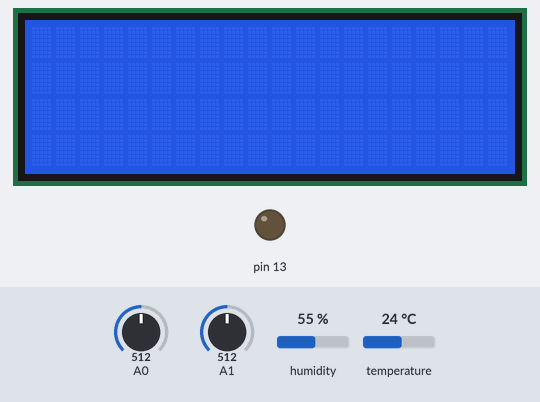
The sketch below on a simulated Arduino Uno, built with avr-gcc and run on an emulated ATmega328P. On the bench: 20×4 character LCD, output pins drawn as LEDs (lit = HIGH). The test bench sets the inputs (shaded band); at power-on: A1 = 512, humidity 55 %, A0 = 512, temperature 24 °C. What the sketch prints to the serial monitor is not drawn.

Above: at 1.2 s.
1.3 s: A1 set to 309
At 4.6 s:
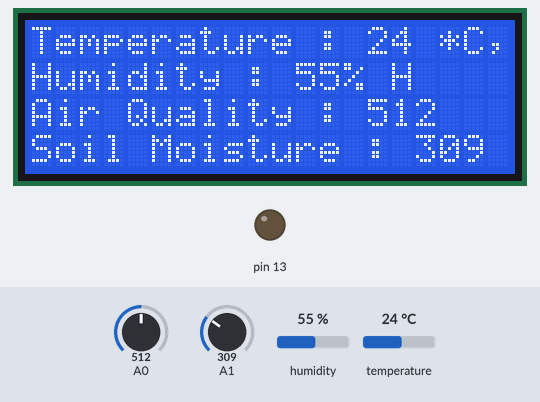
9.8 s: A1 set to 289
At 12.4 s:
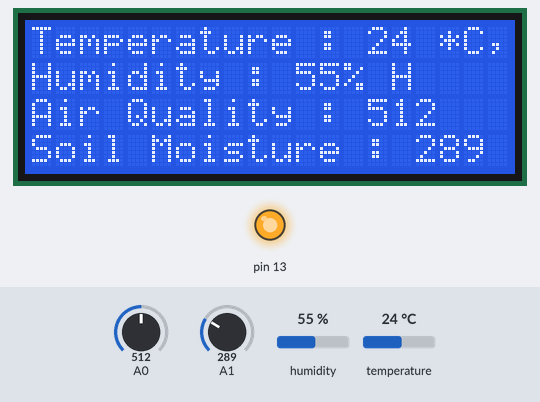
18.3 s: humidity set to 22 %
At 30.4 s:
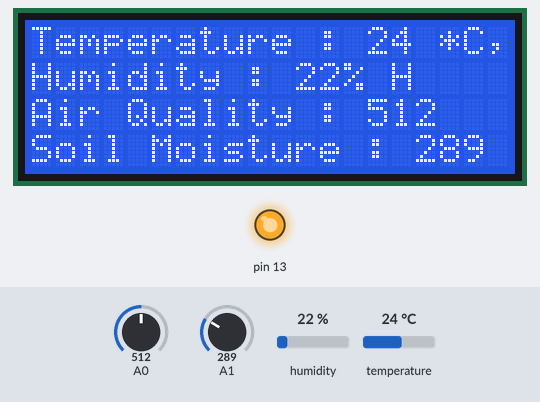
30.7 s: A0 set to 716
At 38.2 s:
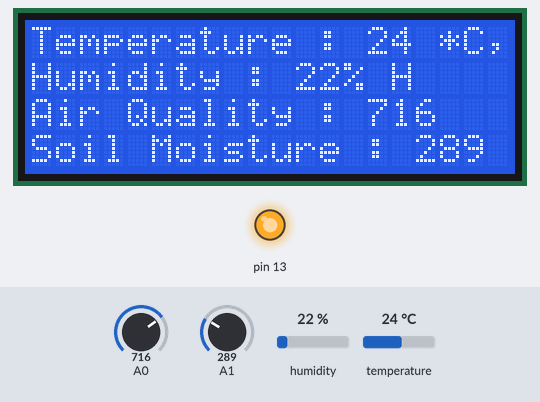
39.2 s: temperature set to 12 °C
At 47.2 s:
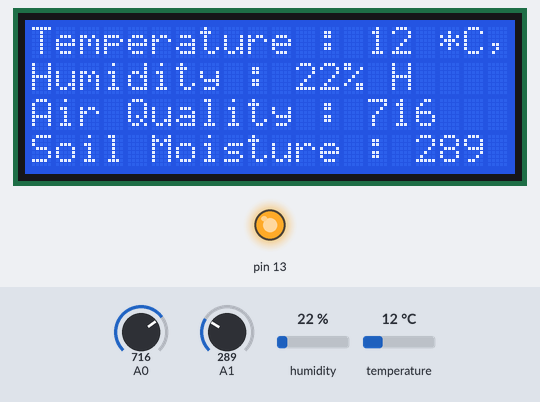
47.7 s: A0 set to 992
At 56.2 s:
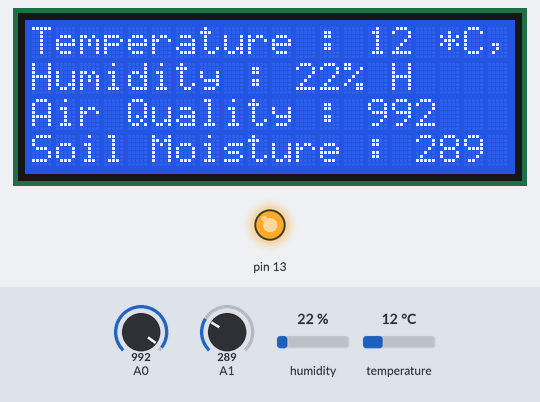
Timing chart, 0 to 57.3 s (numbered marks = the images above; inputs shaded):
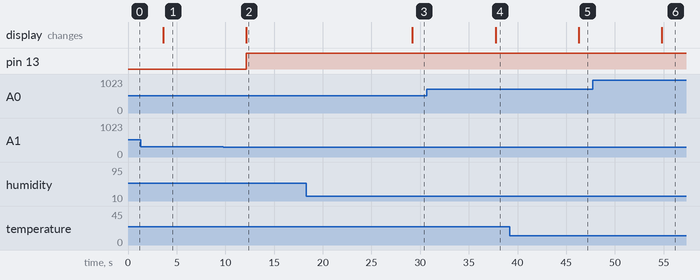

The sketch:

Irrigation_test.ino
```cpp
#include <SimpleDHT.h>
#include <LiquidCrystal.h>

int pinDHT11 = 8;
SimpleDHT11 dht11(pinDHT11);

int sensorValue;

const int rs = 12, en = 11, d4 = 5, d5 = 4, d6 = 3, d7 = 2;
LiquidCrystal lcd(rs, en, d4, d5, d6, d7);

void setup()
{
  Serial.begin(9600);

  pinMode(13,OUTPUT);
  pinMode(A1,INPUT);

  lcd.begin(20, 4);

}

void loop()
{
  Serial.println("=================================");
  byte temperature = 0;
  byte humidity = 0;
  int err = SimpleDHTErrSuccess;
  if ((err = dht11.read(&temperature, &humidity, NULL)) != SimpleDHTErrSuccess)
  {
    Serial.print("Read DHT11 failed, err=");
    Serial.println(err);
    delay(1000);
    return;
  }
  Serial.print("Temperature :");
  Serial.print((int)temperature);
  Serial.println(" *C, ");
  Serial.print("Humidity :");
  Serial.print((int)humidity);
  Serial.println("% H");

  delay(1500);

Serial.println("=================================");

  sensorValue = analogRead(A0);
  Serial.print("Air Quality Value :");
  Serial.println(sensorValue);

  delay(1000);


Serial.println("=================================");

  int moistureValue = analogRead(A1);
  Serial.print("Soil Moisture :");
  Serial.println(moistureValue);
  delay(1000);

Serial.println("=================================");


lcd.print("Temperature : ");
lcd.print(temperature);
lcd.print(" *C, ");


lcd.setCursor(0, 1);
lcd.print("Humidity : ");
lcd.print(humidity);
lcd.print("% H");


lcd.setCursor(0, 2);
lcd.print("Air Quality : ");
lcd.print(sensorValue);

lcd.setCursor(0, 3);
lcd.print("Soil Moisture : ");
lcd.print(moistureValue);

lcd.setCursor(0, 0);

if(moistureValue<=300)
{
  digitalWrite(13,HIGH);
}
else
{
  digitalWrite(13,LOW);
}
delay(5000);
}
```

Measured:
- the behaviour switches between 301 and 300 on A1 (found by bisection; images 1 and 2)
- after the input at 1.3 s, the display: changes after 2.3 s (image 1)
- after the input at 9.8 s, pin 13: LOW → HIGH after 2.3 s; the display: changes after 2.3 s (image 2)
- after the input at 18.3 s, the display: changes after 10.9 s (image 3)
- after the input at 30.7 s, the display: changes after 7.0 s (image 4)
- after the input at 39.2 s, the display: changes after 7.1 s (image 5)
- after the input at 47.7 s, the display: changes after 7.1 s (image 6)
